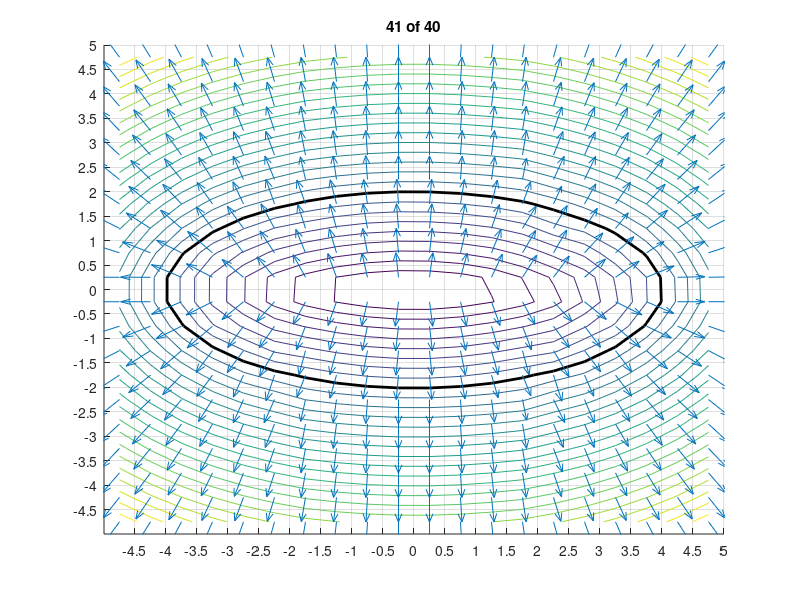

The MATLAB script that drew this image:
N = 20;
seconds = 10;

x = linspace(-5, 5, N + 1);
[X, Y] = meshgrid(x, x);

X = (X(:, 1:end - 1) + X(:, 2:end)) / 2;
Y = (Y(:, 1:end - 1) + Y(:, 2:end)) / 2;
X = (X(1:end - 1, :) + X(2:end, :)) / 2;
Y = (Y(1:end - 1, :) + Y(2:end, :)) / 2;

f = 0.5 + (X - 3.5).^2 + (Y - 2).^2;
A = 4;
B = 2;
phi = f .* (sqrt(X.^2 ./ A^2 + Y.^2 ./ B^2) - 1);
% phi = (sqrt(X.^2 + Y.^2) - 4);

phi0 = phi;

dx = x(2) - x(1);
eps = dx;
dt = 0.5 * dx;
T = seconds / dt;

Interface = zeros(N, N);
interfaceL = [phi(:, 1:end - 1) .* phi(:, 2:end) ones(N, 1)];
interfaceR = [ones(N, 1) phi(:, 2:end) .* phi(:, 1:end - 1)];
interfaceT = [phi(1:end - 1, :) .* phi(2:end, :); ones(1, N)];
interfaceB = [ones(1, N); phi(2:end, :) .* phi(1:end - 1, :)];
Interface = (interfaceL <= 0) | (interfaceR <= 0) | (interfaceT <= 0) | (interfaceB <= 0);

S = phi0 ./ (phi0.^2 + eps^2);
Sbool = S;
Sbool(phi < 0) = -1;
Sbool(phi > 0) = 1;
Sbool(phi == 0) = 0;
S = Sbool;

centralDiffX = [zeros(N, 1) (phi(:, 3:end) - phi(:, 1:end - 2)) zeros(N, 1)];
centralDiffY = [zeros(1, N); (phi(3:end, :) - phi(1:end - 2, :)); zeros(1, N)];
D = dx * 2 * phi0 ./ sqrt(centralDiffX.^2 + centralDiffY.^2);

% S(Interface) = D(Interface)/ dx;

az = 0;
el = 0;

for t = 0:T + 1
    clf;
    hold on;
    contour(X, Y, phi, -5:0.2:5);
    contour(X, Y, phi, [0, 0], 'k', 'linewidth', 2);
    % axis equal;
    axis([-5 5 -5 5])
    set(gca, 'xtick', -5 + dx:dx:5 + dx);
    set(gca, 'ytick', -5 + dx:dx:5 + dx);
    grid on;

    % view(az, el);
    % surf(X, Y, phi);
    % axis([-5 5 -5 5 -5 5]);

    title([num2str(t) ' of ' num2str(T)])

    gradxdown = -fliplr(diff(fliplr(phi), 1, 2)) / dx;
    gradydown = -flipud(diff(flipud(phi), 1, 1)) / dx;
    gradxup = diff(phi, 1, 2) / dx;
    gradyup = diff(phi, 1, 1) / dx;

    a = [zeros(N, 1) gradxdown];
    b = [gradxup zeros(N, 1)];
    c = [zeros(1, N); gradydown];
    d = [gradyup; zeros(1, N)];

    positive = sqrt(max(cat(3, max(0 * a, a).^2, min(0 * b, b).^2), [], 3) + ...
        max(cat(3, max(0 * c, c).^2, min(0 * d, d).^2), [], 3)) - 1;
    negative = sqrt(max(cat(3, min(0 * a, a).^2, max(0 * b, b).^2), [], 3) + ...
        max(cat(3, min(0 * c, c).^2, max(0 * d, d).^2), [], 3)) - 1;

    G = zeros(N, N);
    G(find(phi0 > 0)) = positive(find(phi0 > 0));
    G(find(phi0 < 0)) = negative(find(phi0 < 0));
    G(find(phi0 == 0)) = 0;

    G = reshape(G, N, N);

    phiNotInterface = phi - dt * S .* G;
    phiInterface = phi - dt / dx * (S .* abs(phi) - D);

    phi(Interface) = phiInterface(Interface);
    phi(~Interface) = phiNotInterface(~Interface);

    aa = max(0 * a, a);
    bb = min(0 * b, b);
    cc = max(0 * c, c);
    dd = min(0 * d, d);
    gradxp = max(aa, abs(bb));
    gradyp = max(cc, abs(dd));
    gradxp(gradxp == abs(bb)) = gradxp(gradxp == abs(bb)) .* sign(bb(gradxp == abs(bb)));
    gradyp(gradyp == abs(dd)) = gradyp(gradyp == abs(dd)) .* sign(dd(gradyp == abs(dd)));

    aa = min(0 * a, a);
    bb = max(0 * b, b);
    cc = min(0 * c, c);
    dd = max(0 * d, d);
    gradxn = max(abs(a), b);
    gradyn = max(abs(c), d);
    gradxn(gradxn == abs(aa)) = gradxn(gradxn == abs(aa)) .* sign(aa(gradxn == abs(aa)));
    gradyn(gradyn == abs(cc)) = gradyn(gradyn == abs(cc)) .* sign(cc(gradyn == abs(cc)));

    gradx = grady = zeros(N, N);
    gradx(phi0 > 0) = gradxp(phi0 > 0);
    gradx(phi0 < 0) = gradxn(phi0 < 0);
    grady(phi0 > 0) = gradyp(phi0 > 0);
    grady(phi0 < 0) = gradyn(phi0 < 0);

    quiver(X, Y, gradx, grady);

    % if (t == 0)
    pause
    % else
    %     pause(1/20);
    % end

    [az, el] = view();
end
